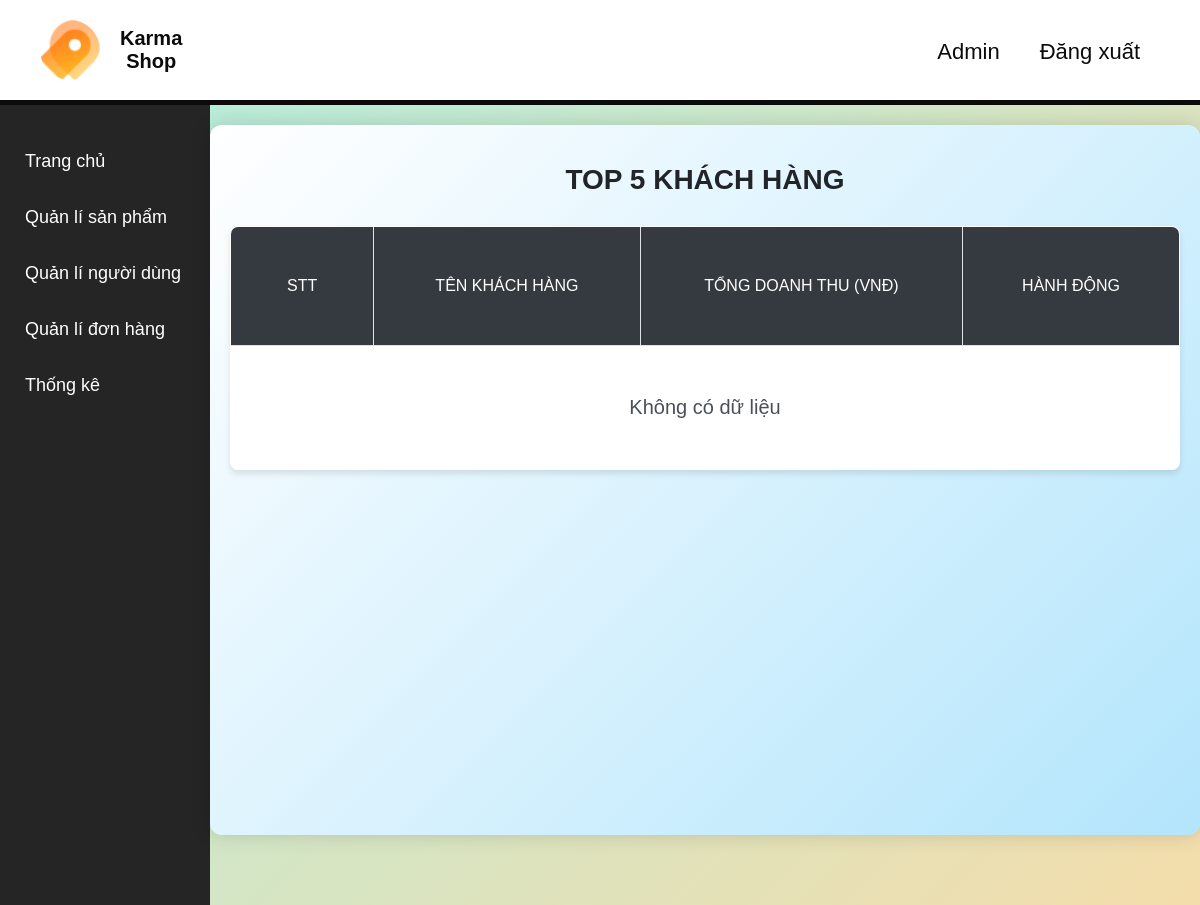
Before: /static2.php (signed in) with the older database file.
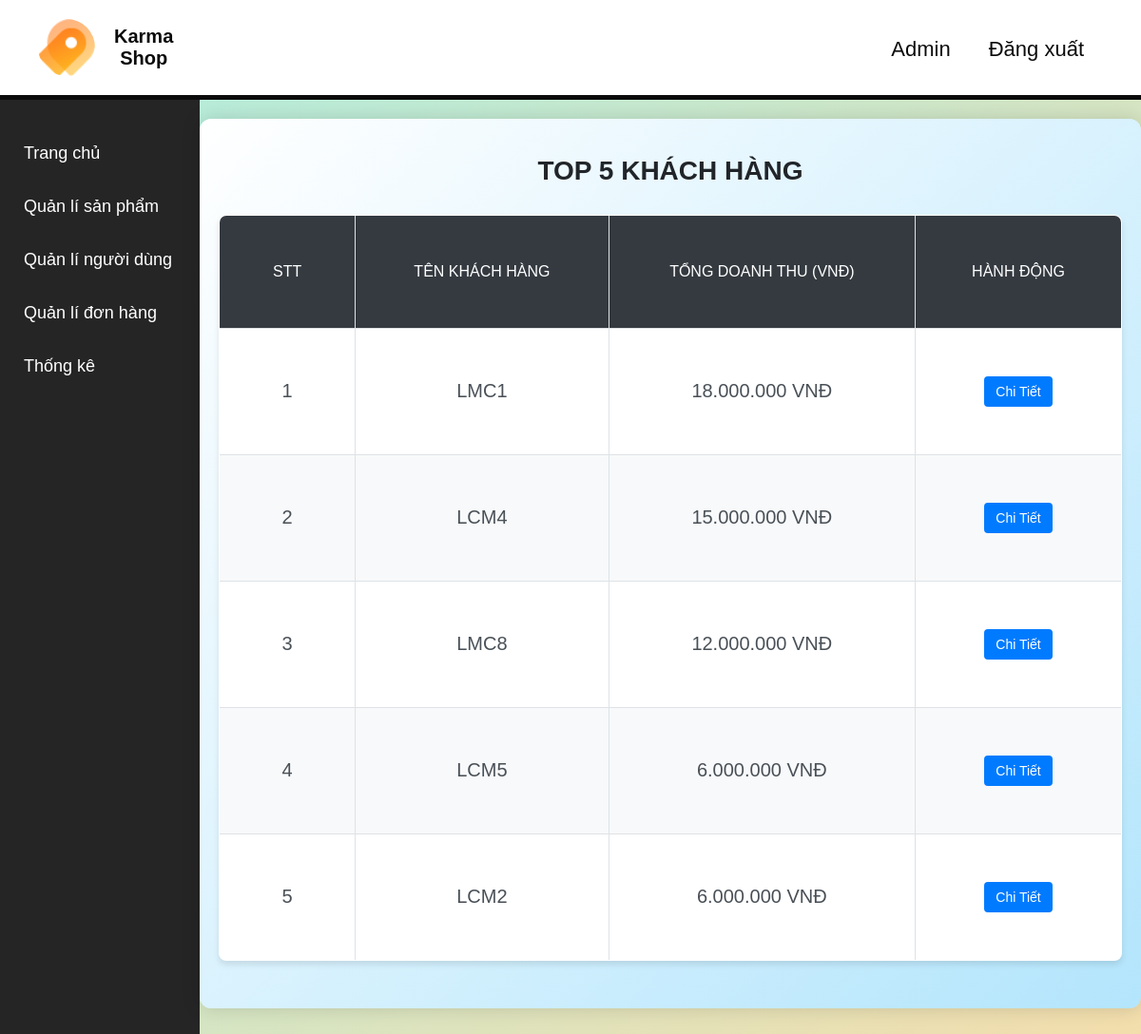
After: the same page with the newer database file.
### tables this page shows
CREATE TABLE `kh` (
  `idKH` int(11) NOT NULL,
  `diachi` varchar(255) DEFAULT NULL,
  `sdt` varchar(15) DEFAULT NULL,
  `email` varchar(255) NOT NULL,
  `dob` date NOT NULL,
  `tenkh` varchar(255) NOT NULL,
  `password` varchar(255) NOT NULL,
  `ngaydangky` date DEFAULT NULL,
  `status` tinyint(1) DEFAULT 1
);

### static2.php (the view, shortened to what this page needs)
<?php
$servername = "localhost";
$username = "root";
$password = "";
$dbname = "test";
$conn = new mysqli($servername, $username, $password, $dbname);
$conn->set_charset("utf8");
$sql = "SELECT
            kh.idKH ,
            kh.tenkh ,
            SUM(ctdonhang.soluong * ctdonhang.giathanh) AS tongdoanhthu,
            SUM(ctdonhang.soluong) AS soluong
        FROM ctdonhang
        JOIN donhang dh ON ctdonhang.iddonhang = dh.iddonhang
        JOIN kh ON dh.idKH = kh.idKH
        WHERE dh.trangthai = 'Hoàn thành'
        GROUP BY kh.idKH, kh.tenkh
        ORDER BY tongdoanhthu DESC
        LIMIT 5";
$result = $conn->query($sql);
?>
<!DOCTYPE html>
<html lang="vi">
<head>
</head>
<body>
<?php include 'header-admin.php'?>
<div class="admin-container">
    <?php include 'sidebar.php'; ?>
  <div class="dashboard-container">
    <header class="main-header">
      <h1>TOP 5 KHÁCH HÀNG </h1>
    </header>
    <div class="container">
      <table>
        <thead>
        <tr>
          <th>STT</th>
          <th>Tên Khách Hàng</th>
          <th>Tổng Doanh Thu (VNĐ)</th>
          <th>Hành Động</th>
        </tr>
        </thead>
        <tbody>
        <?php
            if ($result->num_rows > 0) {
        $stt = 1;
        while ($row = $result->fetch_assoc()) {
        echo "<tr>
          <td>" . $stt++ . "</td>
          <td>" . $row["tenkh"] . "</td>
          <td>" . number_format($row["tongdoanhthu"], 0, ',', '.') . " VNĐ</td>
          <td class='view-details'><a href='thongkesanpham.php?idKH=" . $row["idKH"] . "'>Chi Tiết</a></td>
        </tr>";
        }
        } else {
        echo "<tr><td colspan='5'>Không có dữ liệu</td></tr>";
        }
        ?>
        </tbody>
      </table>
    </div>
</div>
</div>
</body>
</html>

Changed rows visible on the page:
added kh: tenkh "LMC1", tongdoanhthu "18.000.000"
added kh: tenkh "LCM4", tongdoanhthu "15.000.000"
added kh: tenkh "LMC8", tongdoanhthu "12.000.000"
added kh: tenkh "LCM5", tongdoanhthu "6.000.000"
added kh: tenkh "LCM2", tongdoanhthu "6.000.000"
Other visible differences:
text no longer shown: "Không có dữ liệu"
